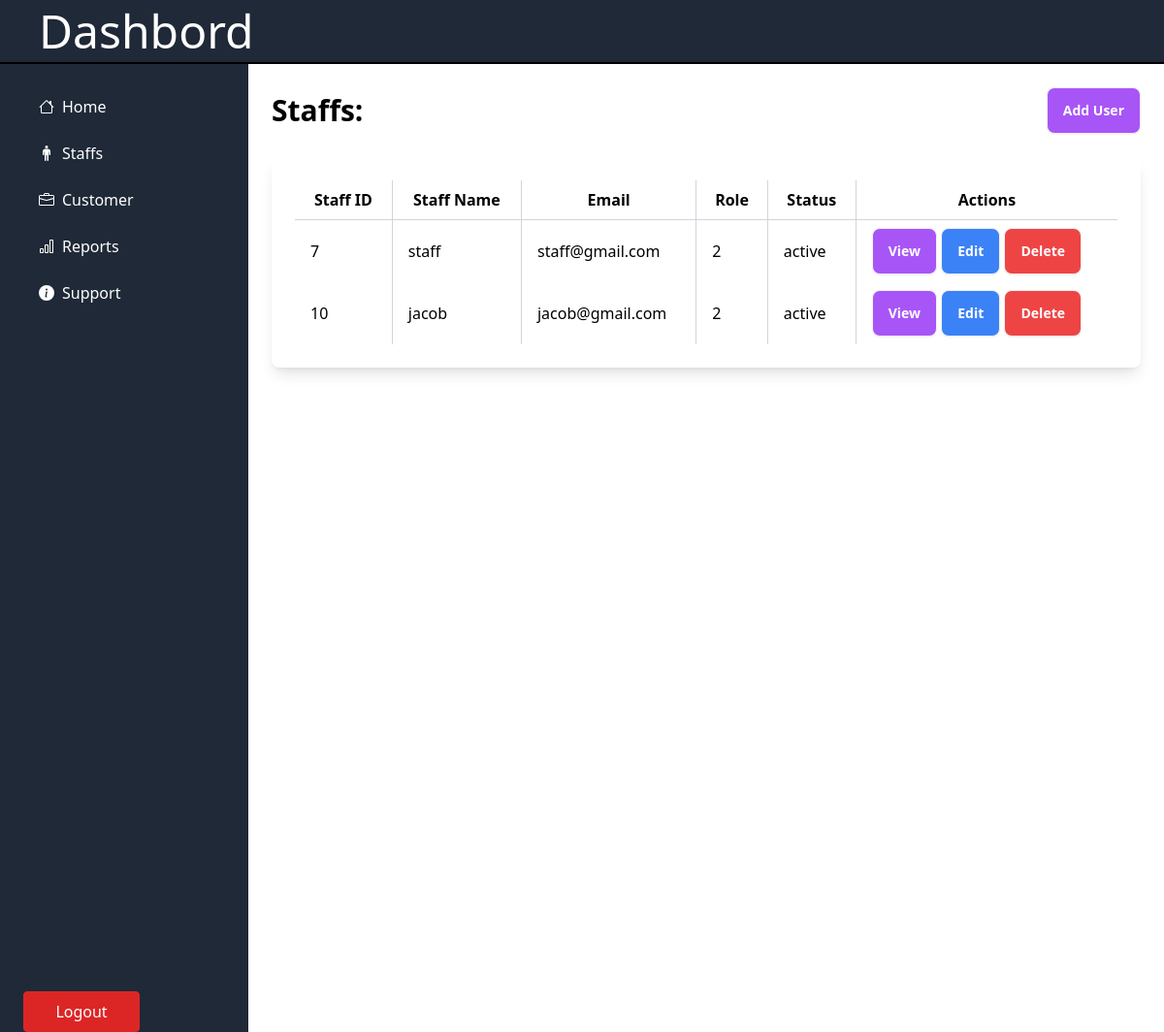
Page /components/admin/staffs.php (signed in) on the committed database.
### tables this page shows
CREATE TABLE `user` (
  `uid` int(11) NOT NULL,
  `uname` varchar(255) NOT NULL,
  `uemail` varchar(255) NOT NULL,
  `upassword` varchar(255) NOT NULL,
  `urole` int(11) NOT NULL,
  `ustatus` varchar(10) NOT NULL DEFAULT 'active'
);

### components/admin/staffs.php (the view, shortened to what this page needs)
<?php
include '../connection.php';
$query = "SELECT * FROM user where urole=2";
$result = $conn->query($query);
?>
<!DOCTYPE html>
<html>
<head>
    <link href="https://cdn.jsdelivr.net/npm/daisyui@4.12.10/dist/full.min.css" rel="stylesheet" type="text/css" />
    <script src="https://cdn.tailwindcss.com"></script>
</head>
<body class="bg-white h-screen">
    <div class="bg-gray-800 border-b-2 border-black">
        <h1 class="text-white ml-8 p-2 text-5xl">Dashbord</h1>
    </div>
    <div class="flex h-screen">
    <?php include'adminside.php' ?>
        <div class="flex-1 p-6 h-screen bg-white">
            <div class="flex justify-between items-center mb-6">
                <h1 class="text-3xl text-black font-bold">Staffs:</h1>
                <a href="adduser.php" class="btn bg-purple-500 text-white hover:bg-purple-800 hover:text-white">Add User</a>
            </div>
            <div class="bg-white text-black shadow-lg rounded-lg p-6">
                <table class=" w-full">
                    <thead>
                        <tr class="border-b border-gray-300">
                            <th class="border-r border-gray-300 px-4 py-2">Staff ID</th>
                            <th class="border-r border-gray-300 px-4 py-2">Staff Name</th>
                            <th class="border-r border-gray-300 px-4 py-2">Email</th>
                            <th class="border-r border-gray-300 px-4 py-2">Role</th>
                            <th class="border-r border-gray-300 px-4 py-2">Status</th>
                            <th class="px-4 py-2">Actions</th>
                        </tr>
                    </thead>
                    <tbody>
                        <?php
                        if ($result->num_rows > 0) {
                            while ($row = $result->fetch_assoc()) {
                                echo "<tr>";
                                echo "<td class='border-r border-gray-300 px-4 py-2'>" . htmlspecialchars($row['uid']) . "</td>";
                                echo "<td class='border-r border-gray-300 px-4 py-2'>" . htmlspecialchars($row['uname']) . "</td>";
                                echo "<td class='border-r border-gray-300 px-4 py-2'>" . htmlspecialchars($row['uemail']) . "</td>";
                                echo "<td class='border-r border-gray-300 px-4 py-2'>" . htmlspecialchars($row['urole']) . "</td>";
                                echo "<td class='border-r border-gray-300 px-4 py-2'>" . htmlspecialchars($row['ustatus']) . "</td>";
                                echo "<td class='px-4 py-2'>
                        <a href='staffdata.php?id=" . $row['uid'] . "' class='btn bg-purple-500 text-white hover:bg-purple-700'>View</a>
                        <a href='staffedit.php?id=" . $row['uid'] . "' class='btn bg-blue-500 text-white hover:bg-blue-700'>Edit</a>
                        <a href='staffdelete.php?id=" . $row['uid'] . "' class='btn bg-red-500 text-white hover:bg-red-700' onclick='return confirm(\"Are you sure you want to delete this customer?\");'>Delete</a>
                    </td>";
                                echo "</tr>";
                            }
                        } else {
                            echo "<tr><td colspan='6' class='text-center'>No customers found</td></tr>";
                        }
                        ?>
                    </tbody>
                </table>
            </div>
        </div>
    </div>
</body>
</html>

### rows in the picture
user: uid "7", uname "staff", uemail "staff@gmail.com", urole "2", ustatus "active"
user: uid "10", uname "jacob", uemail "jacob@gmail.com", urole "2", ustatus "active"
